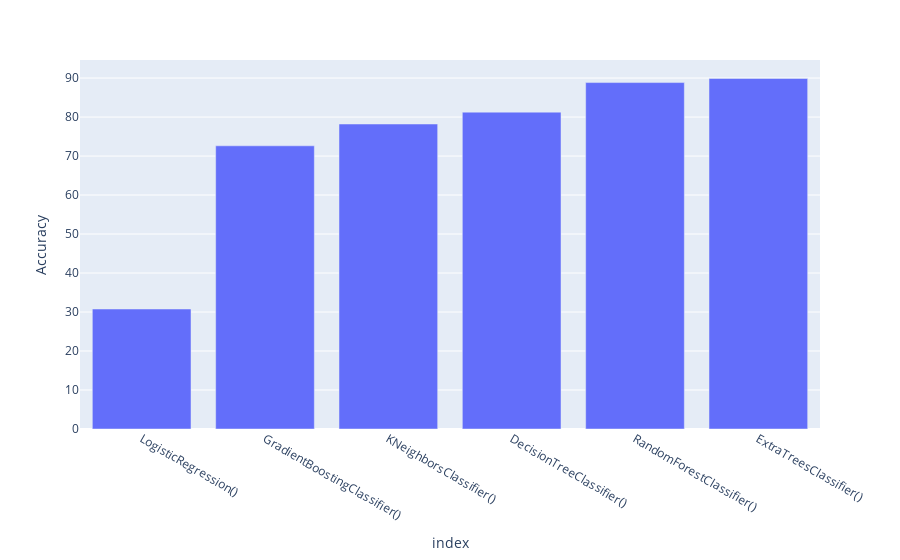

Notebook cell for this chart:
### Code cell
px.bar(model_results.sort_values(by=['Accuracy'], axis=1).T, y="Accuracy")

### Figure 1 — Plotly figure (JSON) as saved in the notebook; plotly's stock layout.template omitted (floating-point values rounded to 4 significant figures)
{"data": [{"alignmentgroup": "True", "hovertemplate": "index=%{x}<br>Accuracy=%{y}<extra></extra>", "legendgroup": "", "marker": {"color": "#636efa"}, "name": "", "offsetgroup": "", "orientation": "v", "showlegend": false, "textposition": "auto", "type": "bar", "x": ["LogisticRegression()", "GradientBoostingClassifier()", "KNeighborsClassifier()", "DecisionTreeClassifier()", "RandomForestClassifier()", "ExtraTreesClassifier()"], "xaxis": "x", "y": [30.77, 72.63, 78.22, 81.26, 88.84, 89.9], "yaxis": "y"}], "layout": {"barmode": "relative", "legend": {"tracegroupgap": 0}, "margin": {"t": 60}, "xaxis": {"anchor": "y", "domain": [0, 1], "title": {"text": "index"}}, "yaxis": {"anchor": "x", "domain": [0, 1], "title": {"text": "Accuracy"}}}}
